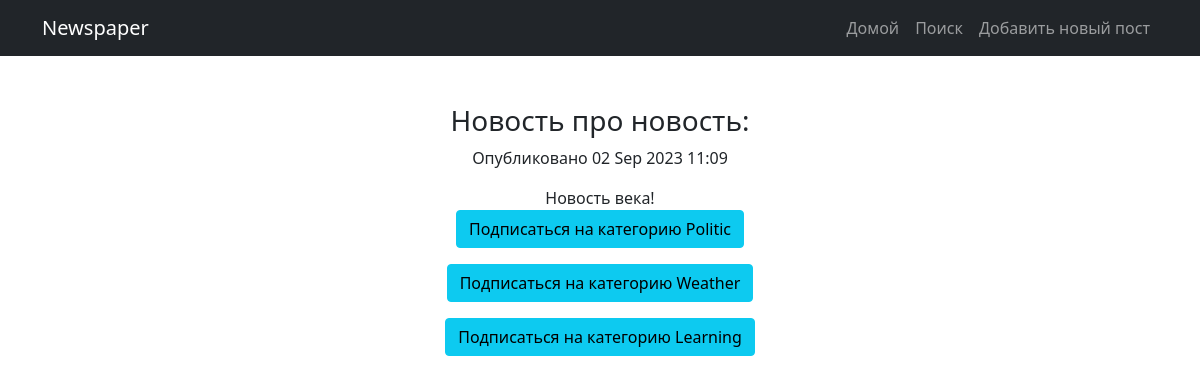
Page /news/3/ (signed in) on the committed database.
### news/models.py (models this page shows, shortened)
class Post(models.Model):
    author = models.ForeignKey(Author, on_delete=models.CASCADE)
    ARTICLE = 'AR'
    NEWS = 'NW'
    CHOICES = [
        (ARTICLE, 'Статья'),
        (NEWS, 'Новость')
    ]
    choice = models.CharField(max_length=2, choices=CHOICES, default=ARTICLE)
    createDate = models.DateTimeField(auto_now_add=True)
    category = models.ManyToManyField(Category, through='PostCategory')
    postTitle = models.CharField(max_length=255)
    postText = models.TextField()
    postRating = models.IntegerField(default=0)

class Category(models.Model):
    categoryName = models.CharField(max_length=255, unique=True)
    subscribers = models.ManyToManyField(User, through='UserCategory')

### news/views.py (the view)
# urls.py: path('<int:pk>/', PostDetail.as_view(), name='postDetail'),
class PostDetail(DetailView):
    model = Post
    template_name = 'post.html'
    context_object_name = 'post'
    def get_context_data(self, **kwargs):
        context = super().get_context_data(**kwargs)
        try:
            user = self.request.user
            categoryModel = self.object.category.get_queryset() # Получаем все категории поста
            category_names = []
            for c in categoryModel:
                if not user.category_set.filter(categoryName=c.categoryName).exists():
                    context['is_not_subscr'] = True
                    category_names.append(c.categoryName)
            context['category_names'] = category_names
            return context
        except:
            return context

### news/templatetags/custom_filters.py (called while the page is built)
@register.filter(name='censor')
def censor(value):
    bad_words = ['плохое_слово1', 'плохое_слово2', 'плохое_слово3', 'плохое_слово4']
    for w in bad_words:
        if w in value:
            value = value.replace(w, '***')
    return value

### templates/post.html (shortened to what this page needs)
{% extends 'default.html' %}
{% block content %}
<h3>{{ post.postTitle|censor }}:</h3>
<p>Опубликовано {{ post.createDate|date:'d M Y H:m' }}</p>
{{ post.postText|censor }}
{% if is_not_subscr %}
    {% for c in category_names %}
        <p>
            <a class="btn btn-info" href="{% url 'news:sign_category' category_name=c pk=post.id %}">
                Подписаться на категорию {{ c }}
            </a>
        </p>
        {% endfor %}
    {% endif %}
{% endblock content %}

### rows in the picture
Post: postTitle|censor "Новость про новость", createDate "02 Sep 2023 11:09", postText|censor "Новость века!"
Category: category_names "Politic"
Category: category_names "Weather"
Category: category_names "Learning"
